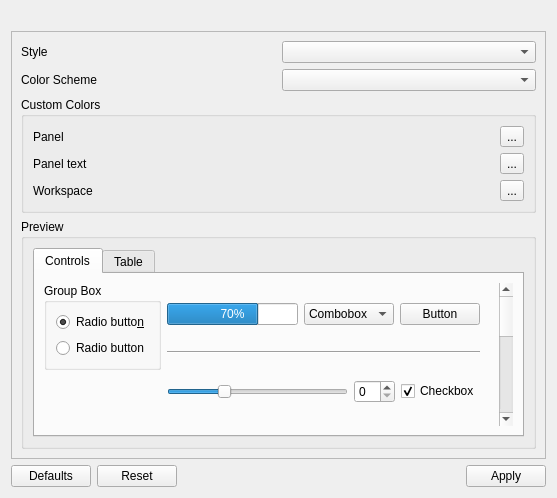
<?xml version="1.0" encoding="UTF-8"?>
<ui version="4.0">
 <class>GeneralAppreanceSettings</class>
 <widget class="QWidget" name="GeneralAppreanceSettings">
  <property name="geometry">
   <rect>
    <x>0</x>
    <y>0</y>
    <width>557</width>
    <height>498</height>
   </rect>
  </property>
  <property name="windowTitle">
   <string>Form</string>
  </property>
  <layout class="QVBoxLayout" name="verticalLayout_2">
   <item>
    <widget class="QLabel" name="titleLabel">
     <property name="text">
      <string/>
     </property>
    </widget>
   </item>
   <item>
    <widget class="QScrollArea" name="scrollArea">
     <property name="verticalScrollBarPolicy">
      <enum>Qt::ScrollBarAlwaysOff</enum>
     </property>
     <property name="horizontalScrollBarPolicy">
      <enum>Qt::ScrollBarAlwaysOff</enum>
     </property>
     <property name="widgetResizable">
      <bool>true</bool>
     </property>
     <widget class="QWidget" name="scrollAreaWidgetContents">
      <property name="geometry">
       <rect>
        <x>0</x>
        <y>0</y>
        <width>537</width>
        <height>429</height>
       </rect>
      </property>
      <layout class="QVBoxLayout" name="verticalLayout_3">
       <item>
        <layout class="QHBoxLayout" name="horizontalLayout">
         <item>
          <widget class="QLabel" name="styleLabel">
           <property name="text">
            <string>Style</string>
           </property>
          </widget>
         </item>
         <item>
          <widget class="QComboBox" name="styleComboBox"/>
         </item>
        </layout>
       </item>
       <item>
        <layout class="QHBoxLayout" name="horizontalLayout_5">
         <item>
          <widget class="QLabel" name="colorSchemeLabel">
           <property name="text">
            <string>Color Scheme</string>
           </property>
          </widget>
         </item>
         <item>
          <widget class="QComboBox" name="colorSchemeComboBox"/>
         </item>
        </layout>
       </item>
       <item>
        <widget class="QGroupBox" name="customColorGroupBox">
         <property name="title">
          <string>Custom Colors</string>
         </property>
         <layout class="QVBoxLayout" name="verticalLayout_4">
          <item>
           <layout class="QHBoxLayout" name="horizontalLayout_7">
            <property name="spacing">
             <number>6</number>
            </property>
            <item>
             <widget class="QLabel" name="panelTextLabel">
              <property name="text">
               <string>Panel</string>
              </property>
             </widget>
            </item>
            <item>
             <spacer name="horizontalSpacer_3">
              <property name="orientation">
               <enum>Qt::Horizontal</enum>
              </property>
              <property name="sizeHint" stdset="0">
               <size>
                <width>40</width>
                <height>20</height>
               </size>
              </property>
             </spacer>
            </item>
            <item>
             <widget class="QLabel" name="panelColorLabel">
              <property name="text">
               <string/>
              </property>
             </widget>
            </item>
            <item>
             <widget class="QToolButton" name="panelColorButton">
              <property name="text">
               <string>...</string>
              </property>
             </widget>
            </item>
           </layout>
          </item>
          <item>
           <layout class="QHBoxLayout" name="horizontalLayout_8">
            <item>
             <widget class="QLabel" name="paneltextTextLabel">
              <property name="text">
               <string>Panel text</string>
              </property>
             </widget>
            </item>
            <item>
             <spacer name="horizontalSpacer_4">
              <property name="orientation">
               <enum>Qt::Horizontal</enum>
              </property>
              <property name="sizeHint" stdset="0">
               <size>
                <width>40</width>
                <height>20</height>
               </size>
              </property>
             </spacer>
            </item>
            <item>
             <widget class="QLabel" name="paneltextColorLabel">
              <property name="text">
               <string/>
              </property>
             </widget>
            </item>
            <item>
             <widget class="QToolButton" name="paneltextColorButton">
              <property name="text">
               <string>...</string>
              </property>
             </widget>
            </item>
           </layout>
          </item>
          <item>
           <layout class="QHBoxLayout" name="horizontalLayout_6">
            <item>
             <widget class="QLabel" name="workspaceTextLabel">
              <property name="text">
               <string>Workspace</string>
              </property>
             </widget>
            </item>
            <item>
             <spacer name="horizontalSpacer_2">
              <property name="orientation">
               <enum>Qt::Horizontal</enum>
              </property>
              <property name="sizeHint" stdset="0">
               <size>
                <width>40</width>
                <height>20</height>
               </size>
              </property>
             </spacer>
            </item>
            <item>
             <widget class="QLabel" name="workspaceColorLabel">
              <property name="text">
               <string/>
              </property>
             </widget>
            </item>
            <item>
             <widget class="QToolButton" name="workspaceColorButton">
              <property name="text">
               <string>...</string>
              </property>
             </widget>
            </item>
           </layout>
          </item>
         </layout>
        </widget>
       </item>
       <item>
        <widget class="QGroupBox" name="groupBox">
         <property name="title">
          <string>Preview</string>
         </property>
         <layout class="QGridLayout" name="gridLayout">
          <item row="2" column="0">
           <widget class="QTabWidget" name="previewTabWidget">
            <property name="sizePolicy">
             <sizepolicy hsizetype="MinimumExpanding" vsizetype="Preferred">
              <horstretch>1</horstretch>
              <verstretch>0</verstretch>
             </sizepolicy>
            </property>
            <property name="currentIndex">
             <number>0</number>
            </property>
            <widget class="QWidget" name="previewTab">
             <attribute name="title">
              <string>Controls</string>
             </attribute>
             <layout class="QHBoxLayout" name="horizontalLayout_4">
              <item>
               <layout class="QVBoxLayout" name="previewVerticalLayout">
                <item>
                 <widget class="QGroupBox" name="previewGroupBox">
                  <property name="title">
                   <string>Group Box</string>
                  </property>
                  <layout class="QVBoxLayout" name="_3">
                   <item>
                    <widget class="QRadioButton" name="previewRadioButton1">
                     <property name="text">
                      <string>Radio butto&amp;n</string>
                     </property>
                     <property name="checked">
                      <bool>true</bool>
                     </property>
                    </widget>
                   </item>
                   <item>
                    <widget class="QRadioButton" name="previewRadioButton2">
                     <property name="text">
                      <string>Radio button</string>
                     </property>
                    </widget>
                   </item>
                  </layout>
                 </widget>
                </item>
                <item>
                 <spacer name="previewVerticalSpacer">
                  <property name="orientation">
                   <enum>Qt::Vertical</enum>
                  </property>
                  <property name="sizeHint" stdset="0">
                   <size>
                    <width>0</width>
                    <height>0</height>
                   </size>
                  </property>
                 </spacer>
                </item>
               </layout>
              </item>
              <item>
               <layout class="QVBoxLayout" name="verticalLayout_5">
                <item>
                 <layout class="QHBoxLayout" name="horizontalLayout_3">
                  <item>
                   <widget class="QProgressBar" name="previewProgressBar">
                    <property name="value">
                     <number>70</number>
                    </property>
                   </widget>
                  </item>
                  <item>
                   <widget class="QComboBox" name="previewComboBox">
                    <item>
                     <property name="text">
                      <string>Combobox</string>
                     </property>
                    </item>
                   </widget>
                  </item>
                  <item>
                   <widget class="QPushButton" name="previewPushButton">
                    <property name="text">
                     <string>Button</string>
                    </property>
                   </widget>
                  </item>
                 </layout>
                </item>
                <item>
                 <widget class="Line" name="previewLine">
                  <property name="frameShape">
                   <enum>QFrame::HLine</enum>
                  </property>
                  <property name="frameShadow">
                   <enum>QFrame::Sunken</enum>
                  </property>
                 </widget>
                </item>
                <item>
                 <layout class="QHBoxLayout" name="_5">
                  <item>
                   <widget class="QSlider" name="previewSlider">
                    <property name="value">
                     <number>30</number>
                    </property>
                    <property name="orientation">
                     <enum>Qt::Horizontal</enum>
                    </property>
                   </widget>
                  </item>
                  <item>
                   <widget class="QSpinBox" name="previewSpinBox"/>
                  </item>
                  <item>
                   <widget class="QCheckBox" name="previewCheckBox">
                    <property name="text">
                     <string>Checkbox</string>
                    </property>
                    <property name="checked">
                     <bool>true</bool>
                    </property>
                    <property name="tristate">
                     <bool>false</bool>
                    </property>
                   </widget>
                  </item>
                 </layout>
                </item>
               </layout>
              </item>
              <item>
               <spacer>
                <property name="orientation">
                 <enum>Qt::Vertical</enum>
                </property>
                <property name="sizeHint" stdset="0">
                 <size>
                  <width>13</width>
                  <height>100</height>
                 </size>
                </property>
               </spacer>
              </item>
              <item>
               <widget class="QScrollBar" name="previewScrollBar">
                <property name="maximum">
                 <number>19</number>
                </property>
                <property name="orientation">
                 <enum>Qt::Vertical</enum>
                </property>
               </widget>
              </item>
             </layout>
            </widget>
            <widget class="QWidget" name="tab_2">
             <attribute name="title">
              <string>Table</string>
             </attribute>
             <layout class="QVBoxLayout" name="verticalLayout">
              <item>
               <widget class="QTableWidget" name="previewTableWidget">
                <row>
                 <property name="text">
                  <string>1</string>
                 </property>
                </row>
                <row>
                 <property name="text">
                  <string>2</string>
                 </property>
                </row>
                <row>
                 <property name="text">
                  <string>3</string>
                 </property>
                </row>
                <row>
                 <property name="text">
                  <string>4</string>
                 </property>
                </row>
                <row>
                 <property name="text">
                  <string>5</string>
                 </property>
                </row>
                <row>
                 <property name="text">
                  <string>6</string>
                 </property>
                </row>
                <row>
                 <property name="text">
                  <string>7</string>
                 </property>
                </row>
                <row>
                 <property name="text">
                  <string>8</string>
                 </property>
                </row>
                <row>
                 <property name="text">
                  <string>9</string>
                 </property>
                </row>
                <row>
                 <property name="text">
                  <string>11</string>
                 </property>
                </row>
                <row>
                 <property name="text">
                  <string>12</string>
                 </property>
                </row>
                <column>
                 <property name="text">
                  <string>1[X]</string>
                 </property>
                </column>
                <column>
                 <property name="text">
                  <string>2[Y]</string>
                 </property>
                </column>
               </widget>
              </item>
             </layout>
            </widget>
           </widget>
          </item>
         </layout>
        </widget>
       </item>
       <item>
        <spacer name="verticalSpacer_2">
         <property name="orientation">
          <enum>Qt::Vertical</enum>
         </property>
         <property name="sizeHint" stdset="0">
          <size>
           <width>20</width>
           <height>40</height>
          </size>
         </property>
        </spacer>
       </item>
      </layout>
     </widget>
    </widget>
   </item>
   <item>
    <layout class="QHBoxLayout" name="horizontalLayout_2">
     <item>
      <widget class="QPushButton" name="defaultsPushButton">
       <property name="text">
        <string>Defaults</string>
       </property>
      </widget>
     </item>
     <item>
      <widget class="QPushButton" name="resetPushButton">
       <property name="text">
        <string>Reset</string>
       </property>
      </widget>
     </item>
     <item>
      <spacer name="horizontalSpacer">
       <property name="orientation">
        <enum>Qt::Horizontal</enum>
       </property>
       <property name="sizeHint" stdset="0">
        <size>
         <width>40</width>
         <height>20</height>
        </size>
       </property>
      </spacer>
     </item>
     <item>
      <widget class="QPushButton" name="applyPushButton">
       <property name="text">
        <string>Apply</string>
       </property>
      </widget>
     </item>
    </layout>
   </item>
  </layout>
 </widget>
 <resources/>
 <connections/>
</ui>
